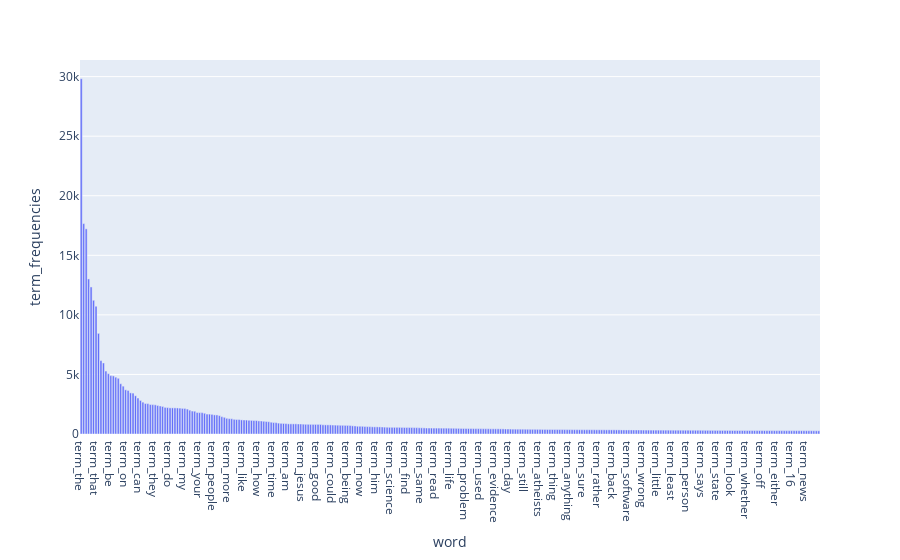

Notebook source saved alongside this figure:
### Markdown cell above
### >>> **Exercise 15 (take home):** 
Additionally, you can attempt to sort the terms on the `x-axis` by frequency instead of in alphabetical order. This way the visualization is more meaninfgul and you will be able to observe the so called [long tail](https://en.wikipedia.org/wiki/Long_tail) (get familiar with this term since it will appear a lot in data mining and other statistics courses). see picture below

![alt txt](https://upload.wikimedia.org/wikipedia/commons/thumb/8/8a/Long_tail.svg/1000px-Long_tail.svg.png)

### Code cell
# Answer here

# Find top 300 frequency of terms from the whole dataset
count_vect = CountVectorizer()    
X_counts = count_vect.fit_transform(X.text)

#fine array of term frequency
term_frequencies = []
for j in range(0,X_counts.shape[1]):
    term_frequencies.append(sum(X_counts[:,j].toarray()))
term_frequencies = np.asarray(X_counts.sum(axis=0))[0]

#fine array of word term
term_of_word = np.asarray(["term_"+str(i) for i in count_vect.get_feature_names()])


#make DataFrame to plot bar chart, and sort the word frequency by descending order
to_dict ={'term_frequencies' :term_frequencies,'word': term_of_word}
to_df=pd.DataFrame(to_dict).sort_values(by=['term_frequencies'], ascending=False)

#plot bar chart of top 500 word frequency
fig = px.bar(to_df[0:300], x="word", y="term_frequencies")
fig.show()

### Figure 1 — Plotly figure (JSON) as saved in the notebook; plotly's stock layout.template omitted (floating-point values rounded to 4 significant figures; data arrays with more than 128 entries replaced by an {"elided": "..."} marker saying what was removed)
{"data": [{"alignmentgroup": "True", "hovertemplate": "word=%{x}<br>term_frequencies=%{y}<extra></extra>", "legendgroup": "", "marker": {"color": "#636efa"}, "name": "", "offsetgroup": "", "orientation": "v", "showlegend": false, "textposition": "auto", "type": "bar", "x": {"elided": "300 str values"}, "xaxis": "x", "y": {"elided": "300 int values"}, "yaxis": "y"}], "layout": {"barmode": "relative", "legend": {"tracegroupgap": 0}, "margin": {"t": 60}, "xaxis": {"anchor": "y", "domain": [0, 1], "title": {"text": "word"}}, "yaxis": {"anchor": "x", "domain": [0, 1], "title": {"text": "term_frequencies"}}}}
